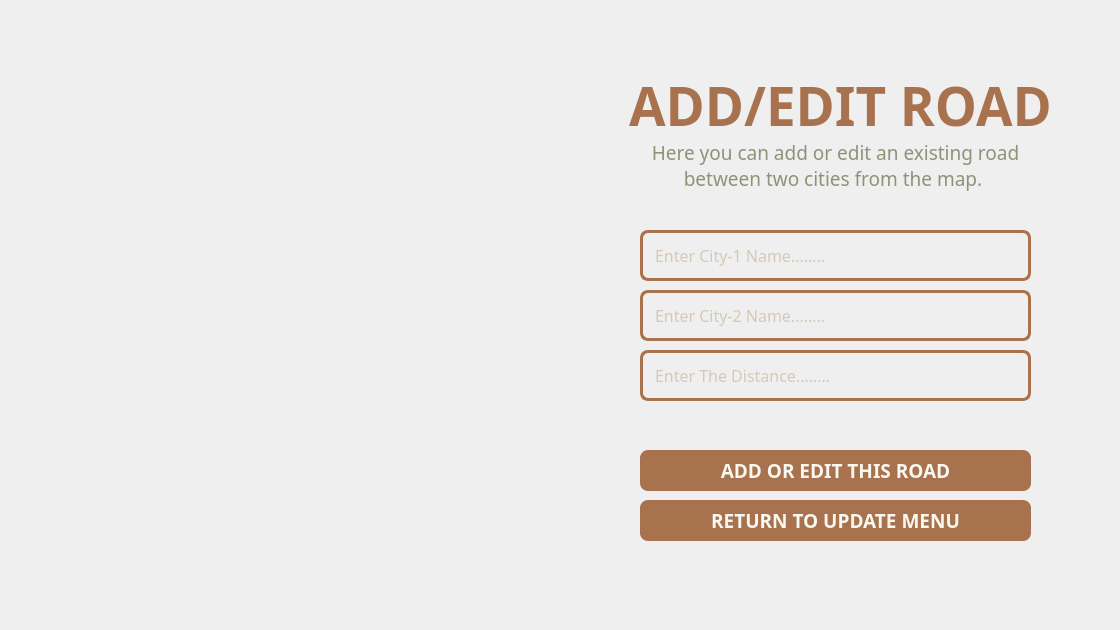
<?xml version="1.0" encoding="UTF-8"?>
<ui version="4.0">
 <class>AddRoad</class>
 <widget class="QWidget" name="AddRoad">
  <property name="geometry">
   <rect>
    <x>0</x>
    <y>0</y>
    <width>1120</width>
    <height>630</height>
   </rect>
  </property>
  <property name="minimumSize">
   <size>
    <width>1120</width>
    <height>630</height>
   </size>
  </property>
  <property name="maximumSize">
   <size>
    <width>1120</width>
    <height>630</height>
   </size>
  </property>
  <property name="windowTitle">
   <string>Mini Wasalni | Add or Update Road</string>
  </property>
  <widget class="QLineEdit" name="addROAD_city1">
   <property name="geometry">
    <rect>
     <x>640</x>
     <y>230</y>
     <width>391</width>
     <height>51</height>
    </rect>
   </property>
   <property name="font">
    <font>
     <family>Dosis</family>
     <pointsize>12</pointsize>
    </font>
   </property>
   <property name="styleSheet">
    <string notr="true">QLineEdit {
color:#BFA17E;
background: transparent;
border: 3px solid #A9724E;
border-radius: 8px; 
padding: 10px;
}</string>
   </property>
   <property name="inputMask">
    <string/>
   </property>
   <property name="text">
    <string/>
   </property>
   <property name="maxLength">
    <number>32767</number>
   </property>
   <property name="echoMode">
    <enum>QLineEdit::Normal</enum>
   </property>
   <property name="placeholderText">
    <string>Enter City-1 Name........</string>
   </property>
  </widget>
  <widget class="QPushButton" name="addROAD_addButton">
   <property name="geometry">
    <rect>
     <x>640</x>
     <y>450</y>
     <width>391</width>
     <height>41</height>
    </rect>
   </property>
   <property name="maximumSize">
    <size>
     <width>500</width>
     <height>100</height>
    </size>
   </property>
   <property name="font">
    <font>
     <family>Dosis</family>
     <pointsize>14</pointsize>
     <bold>true</bold>
    </font>
   </property>
   <property name="styleSheet">
    <string notr="true">QPushButton {
		color: #F8F8F1;
		background-color: #A9724E;
		border: none;
		border-radius: 8px;
}

QPushButton:hover {
		color: #F8F8F1;
		background-color: #BFA17E;
		border: none;
		border-radius:8px;
}

QPushButton:pressed {
		color: #F8F8F1;
		background-color: #BFA17E;
		border: none;
        border-radius: 8px;
}</string>
   </property>
   <property name="text">
    <string>ADD OR EDIT THIS ROAD</string>
   </property>
  </widget>
  <widget class="QLabel" name="addROAD_label">
   <property name="geometry">
    <rect>
     <x>630</x>
     <y>90</y>
     <width>411</width>
     <height>151</height>
    </rect>
   </property>
   <property name="font">
    <font>
     <family>Dosis</family>
     <pointsize>14</pointsize>
    </font>
   </property>
   <property name="styleSheet">
    <string notr="true">QLabel {
		color: #909178;
}</string>
   </property>
   <property name="text">
    <string>Here you can add or edit an existing road between two cities from the map. </string>
   </property>
   <property name="textFormat">
    <enum>Qt::RichText</enum>
   </property>
   <property name="alignment">
    <set>Qt::AlignCenter</set>
   </property>
   <property name="wordWrap">
    <bool>true</bool>
   </property>
  </widget>
  <widget class="QLabel" name="addROAD_header">
   <property name="geometry">
    <rect>
     <x>570</x>
     <y>40</y>
     <width>541</width>
     <height>131</height>
    </rect>
   </property>
   <property name="font">
    <font>
     <family>Dosis</family>
     <pointsize>40</pointsize>
     <bold>true</bold>
    </font>
   </property>
   <property name="styleSheet">
    <string notr="true">QLabel {
		color: #A9724E;
}</string>
   </property>
   <property name="text">
    <string>ADD/EDIT ROAD</string>
   </property>
   <property name="alignment">
    <set>Qt::AlignCenter</set>
   </property>
  </widget>
  <widget class="QPushButton" name="Returntoupdate_addROAD">
   <property name="geometry">
    <rect>
     <x>640</x>
     <y>500</y>
     <width>391</width>
     <height>41</height>
    </rect>
   </property>
   <property name="maximumSize">
    <size>
     <width>500</width>
     <height>100</height>
    </size>
   </property>
   <property name="font">
    <font>
     <family>Dosis</family>
     <pointsize>14</pointsize>
     <bold>true</bold>
    </font>
   </property>
   <property name="styleSheet">
    <string notr="true">QPushButton {
		color: #F8F8F1;
		background-color: #A9724E;
		border: none;
		border-radius: 8px;
}

QPushButton:hover {
		color: #F8F8F1;
		background-color: #BFA17E;
		border: none;
		border-radius:8px;
}

QPushButton:pressed {
		color: #F8F8F1;
		background-color: #BFA17E;
		border: none;
        border-radius: 8px;
}</string>
   </property>
   <property name="text">
    <string>RETURN TO UPDATE MENU</string>
   </property>
  </widget>
  <widget class="QLineEdit" name="addROAD_city2">
   <property name="geometry">
    <rect>
     <x>640</x>
     <y>290</y>
     <width>391</width>
     <height>51</height>
    </rect>
   </property>
   <property name="font">
    <font>
     <family>Dosis</family>
     <pointsize>12</pointsize>
    </font>
   </property>
   <property name="styleSheet">
    <string notr="true">QLineEdit {
color:#BFA17E;
background: transparent;
border: 3px solid #A9724E;
border-radius: 8px; 
padding: 10px;
}</string>
   </property>
   <property name="inputMask">
    <string/>
   </property>
   <property name="text">
    <string/>
   </property>
   <property name="maxLength">
    <number>32767</number>
   </property>
   <property name="echoMode">
    <enum>QLineEdit::Normal</enum>
   </property>
   <property name="placeholderText">
    <string>Enter City-2 Name........</string>
   </property>
  </widget>
  <widget class="QLineEdit" name="addROAD_distance">
   <property name="geometry">
    <rect>
     <x>640</x>
     <y>350</y>
     <width>391</width>
     <height>51</height>
    </rect>
   </property>
   <property name="font">
    <font>
     <family>Dosis</family>
     <pointsize>12</pointsize>
    </font>
   </property>
   <property name="styleSheet">
    <string notr="true">QLineEdit {
color:#BFA17E;
background: transparent;
border: 3px solid #A9724E;
border-radius: 8px; 
padding: 10px;
}</string>
   </property>
   <property name="inputMask">
    <string/>
   </property>
   <property name="text">
    <string/>
   </property>
   <property name="maxLength">
    <number>32767</number>
   </property>
   <property name="echoMode">
    <enum>QLineEdit::Normal</enum>
   </property>
   <property name="placeholderText">
    <string>Enter The Distance........</string>
   </property>
  </widget>
  <widget class="QLabel" name="addROAD_errorLabel">
   <property name="geometry">
    <rect>
     <x>640</x>
     <y>410</y>
     <width>391</width>
     <height>16</height>
    </rect>
   </property>
   <property name="font">
    <font>
     <family>Dosis</family>
     <pointsize>10</pointsize>
     <bold>false</bold>
    </font>
   </property>
   <property name="styleSheet">
    <string notr="true">QLabel {
		color: #DD0505;
}</string>
   </property>
   <property name="text">
    <string/>
   </property>
   <property name="textFormat">
    <enum>Qt::RichText</enum>
   </property>
   <property name="alignment">
    <set>Qt::AlignLeading|Qt::AlignLeft|Qt::AlignVCenter</set>
   </property>
   <property name="wordWrap">
    <bool>true</bool>
   </property>
  </widget>
 </widget>
 <resources/>
 <connections/>
</ui>
